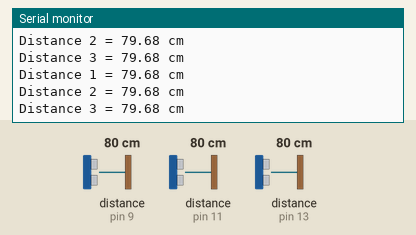
Simulated run of this sketch. Board: Arduino Uno, built with avr-gcc and run on an emulated ATmega328P. Shown: the last lines printed to the serial monitor. Wiring (inferred from the names in the program): 3 × ultrasonic range finder: trigger pin 8, echo pin 9 / trigger pin 10, echo pin 11 / trigger pin 12, echo pin 13. Inputs (shaded band) come from the test bench; at power-on: distance to the obstacle (sensors on pin 9, pin 11, pin 13) 80 cm. The echo pulse lasts 58.3 µs per cm.

Above: at 1.2 s.
1.3 s: distance to the obstacle (sensor on pin 9) set to 2 cm
At 1.44 s:
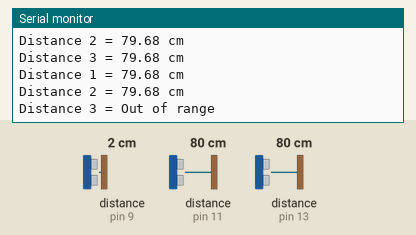
2.9 s: distance to the obstacle (sensor on pin 11) set to 2 cm
At 3.11 s:
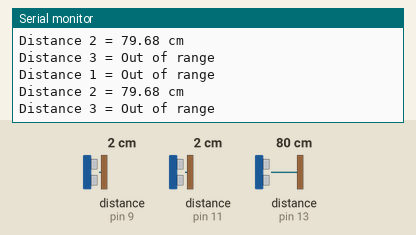
5.9 s: distance to the obstacle (sensor on pin 13) set to 18 cm
At 6.08 s:
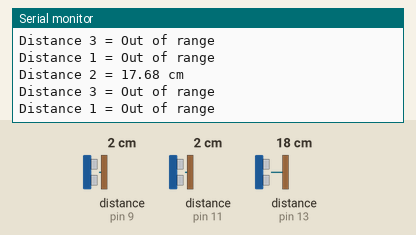
8.9 s: distance to the obstacle (sensor on pin 9) set to 9 cm
At 8.96 s:
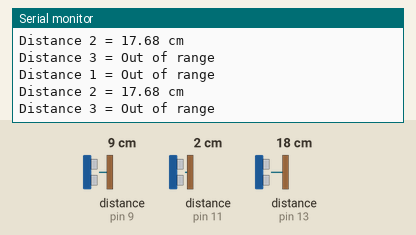
11.9 s: distance to the obstacle (sensor on pin 11) set to 18 cm
At 11.95 s:
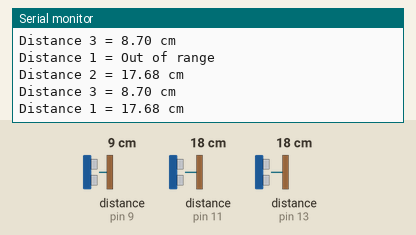
14.9 s: distance to the obstacle (sensor on pin 13) set to 35 cm
At 14.96 s:
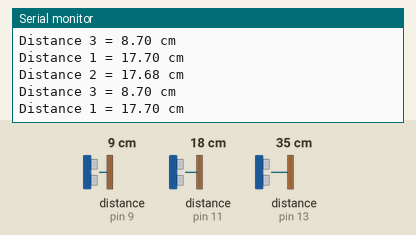
Timing chart, 0 to 17.9 s (numbered marks = the images above; inputs shaded):
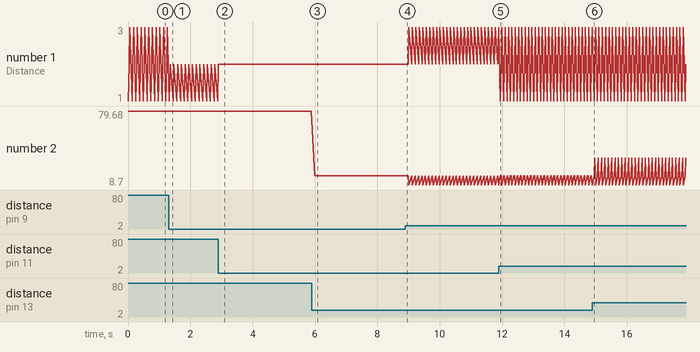

Measured:
- after the input at 1.3 s, the serial monitor: prints a new line after 0.08 s (image 1)
- after the input at 2.9 s, the serial monitor: prints a new line after 0.09 s (image 2)
- after the input at 5.9 s, the serial monitor: prints a new line after 0.09 s (image 3)
- after the input at 11.9 s, the serial monitor: prints a new line after 0.05 s (image 5)
- plotted number 2: 79.68 → 17.68 after the input at 5.9 s, 17.68 → 8.7 after the input at 8.9 s, 8.7 → 34.68 after the input at 14.9 s

The sketch:

UltraschallTest_04.ino
```cpp
/*
  HC-SR04 Basic Demonstration
  HC-SR04-Basic-Demo.ino
  Demonstrates functions of HC-SR04 Ultrasonic Range Finder
  Displays results on Serial Monitor

  DroneBot Workshop 2017
  http://dronebotworkshop.com
*/

// This uses Serial Monitor to display Range Finder distance readings

// Hook up HC-SR04 with Trig to Arduino Pin 10, Echo to Arduino pin 13

#define trigPin3 8
#define echoPin3 9
#define trigPin1 10
#define echoPin1 11
#define trigPin2 12
#define echoPin2 13

float duration1, duration2, duration3, distance1, distance2, distance3;

void setup() {
  Serial.begin (9600);
  pinMode(trigPin1, OUTPUT);
  pinMode(echoPin1, INPUT);
  pinMode(trigPin2, OUTPUT);
  pinMode(echoPin2, INPUT);
  pinMode(trigPin3, OUTPUT);
  pinMode(echoPin3, INPUT);

}

void loop() {

  // Write a pulse to the HC-SR04 Trigger Pin

  digitalWrite(trigPin1, LOW);
  delayMicroseconds(2);
  digitalWrite(trigPin1, HIGH);
  delayMicroseconds(10);
  digitalWrite(trigPin1, LOW);

  // Measure the response from the HC-SR04 Echo Pin

  duration1 = pulseIn(echoPin1, HIGH);

  // Determine distance from duration
  // Use 343 metres per second as speed of sound

  distance1 = (duration1 / 2) * 0.0343;

  delayMicroseconds(1);

  // Write a pulse to the HC-SR04 Trigger Pin

  digitalWrite(trigPin2, LOW);
  delayMicroseconds(2);
  digitalWrite(trigPin2, HIGH);
  delayMicroseconds(10);
  digitalWrite(trigPin2, LOW);

  // Measure the response from the HC-SR04 Echo Pin

  duration2 = pulseIn(echoPin2, HIGH);

  // Determine distance from duration
  // Use 343 metres per second as speed of sound

  distance2 = (duration2 / 2) * 0.0343;

  // Send results to Serial Monitor


  // Write a pulse to the HC-SR04 Trigger Pin

  digitalWrite(trigPin3, LOW);
  delayMicroseconds(2);
  digitalWrite(trigPin3, HIGH);
  delayMicroseconds(10);
  digitalWrite(trigPin3, LOW);

  // Measure the response from the HC-SR04 Echo Pin

  duration3 = pulseIn(echoPin3, HIGH);

  // Determine distance from duration
  // Use 343 metres per second as speed of sound

  distance3 = (duration3 / 2) * 0.0343;

  delayMicroseconds(1);


  Serial.print("Distance 1 = ");
  if (distance1 >= 400 || distance1 <= 2) {
     Serial.println("Out of range");
  }
  else {
    Serial.print(distance1);
    Serial.println(" cm");
  }

  // Send results to Serial Monitor

  Serial.print("Distance 2 = ");
  if (distance2 >= 400 || distance2 <= 2) {
     Serial.println("Out of range");
  }
  else {
    Serial.print(distance2);
    Serial.println(" cm");
  }

    // Send results to Serial Monitor

  Serial.print("Distance 3 = ");
  if (distance3 >= 400 || distance3 <= 2) {
     Serial.println("Out of range");
  }
  else {
    Serial.print(distance3);
    Serial.println(" cm");
  }
  delay(100);
}
```
